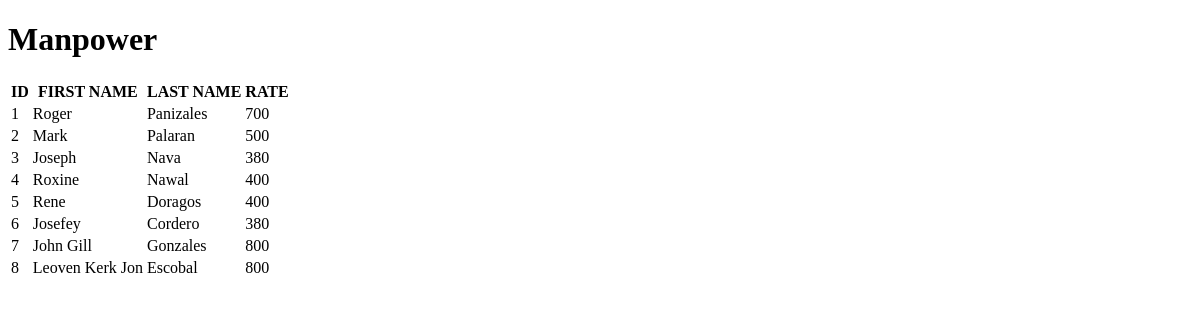
Before: /workforce/ with the older database file.
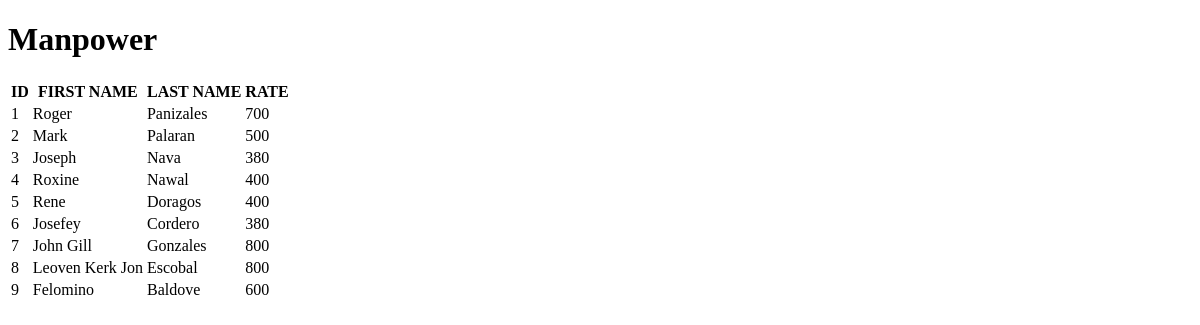
After: the same page with the newer database file.
### workforce/models.py (models this page shows, shortened)
class EmployeeList(models.Model):
    first = models.CharField(max_length=64, default="")
    last = models.CharField(max_length=64, default="")
    position = models.CharField(max_length=64, default="")
    rate = models.IntegerField()

### workforce/views.py (the view)
# urls.py: path("", views.employee_list, name="employee_list"),
def employee_list(request):
    return render(request, "workforce/index.html", {
        "employees": EmployeeList.objects.all()
    })

### workforce/templates/workforce/index.html
{% extends "workforce/layout.html" %}
{% block body %}
    <h1>Manpower</h1>
    <table>
        <thead>
            <tr>
                <th>ID</th>
                <th>FIRST NAME</th>
                <th>LAST NAME</th>
                <th>RATE</th>
            </tr>
        </thead>
        <tbody>
            {% for employee in employees %}
                <tr>
                    <td>{{ employee.id }}</td>
                    <td>{{ employee.first }}</td>
                    <td>{{ employee.last }}</td>
                    <td>{{ employee.rate }}</td>
                </tr>
            {% endfor %}
        </tbody>
    </table>
{% endblock %}

### workforce/templates/workforce/layout.html (shortened to what this page needs)
<!DOCTYPE html>
<html lang="en">
    <head>
    </head>
    <body>
        {% block body %}
        {% endblock %}
    </body>
</html>

Changed rows visible on the page:
added EmployeeList: id "9", first "Felomino", last "Baldove", rate "600"
